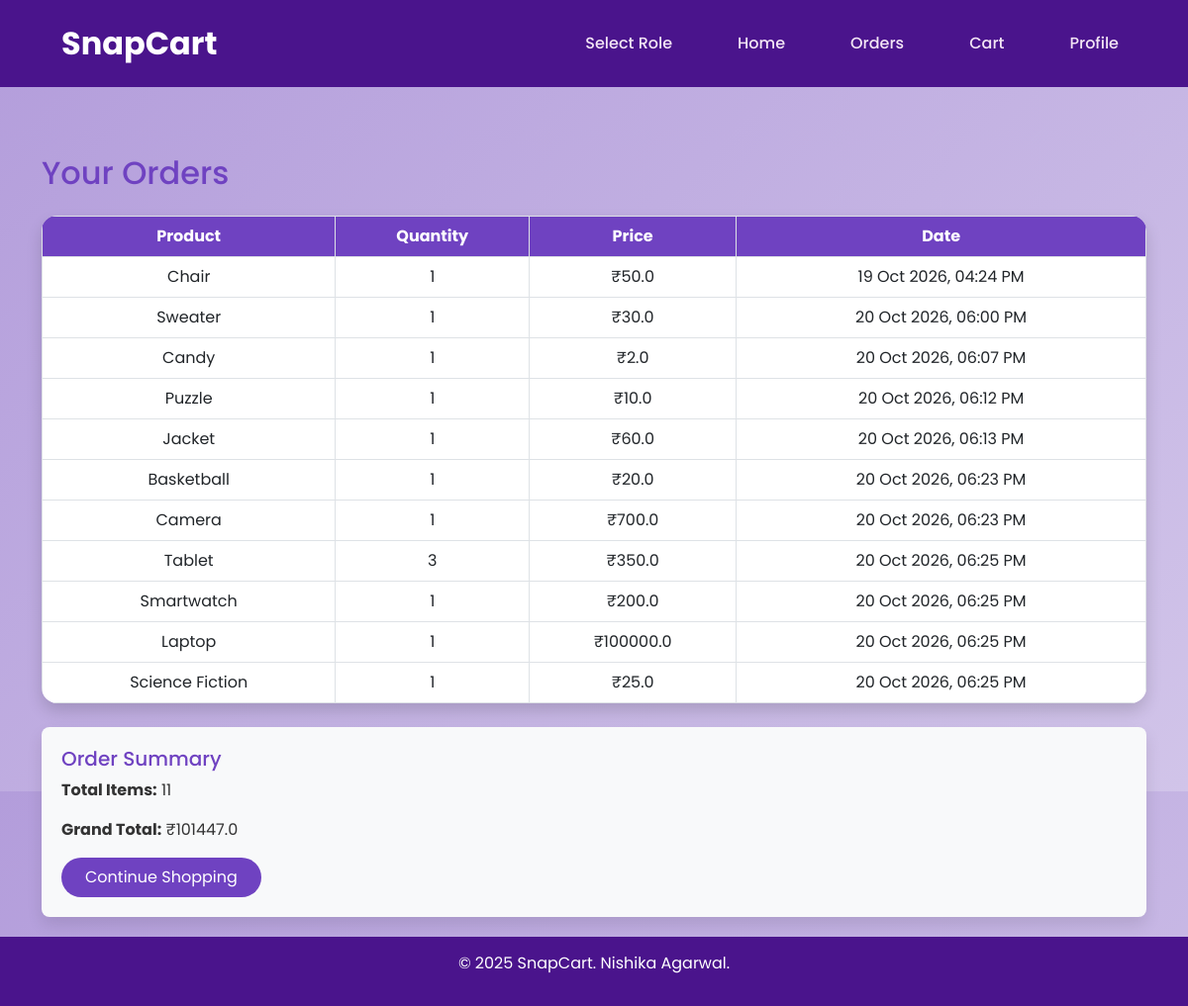
Screenshot of /orders (signed in) with the database file from the repository.
### models.py (models this page shows)
class Order(db.Model):
    id = db.Column(db.Integer, primary_key=True)
    user_id = db.Column(db.Integer, db.ForeignKey('user.id'), nullable=False)
    product_id = db.Column(db.Integer, db.ForeignKey('product.id'), nullable=False)
    quantity = db.Column(db.Integer, nullable=False)
    price = db.Column(db.Float, nullable=False)
    datetime = db.Column(db.DateTime, nullable=False)
    product = db.relationship('Product', backref='orders')

class Product(db.Model):  # Class names should start with uppercase
    __tablename__ = 'product'
    id = db.Column(db.Integer, primary_key=True)
    name = db.Column(db.String(64), nullable=False)
    price = db.Column(db.Float, nullable=False)
    category_id = db.Column(db.Integer, db.ForeignKey('category.id'), nullable=False)
    quantity = db.Column(db.Integer, nullable=False)
    man_date = db.Column(db.Date, nullable=False)
    category = db.relationship('Category', back_populates='products')

### routes.py (the view)
@app.route("/orders")
@auth_required
def view_orders():
    user_id = session.get("user_id")
    orders = Order.query.filter_by(user_id=user_id).all()
    return render_template("user/orders.html", user=User.query.get(user_id), orders=orders)

### routes.py (called while the page is built)
def auth_required(func):
    @wraps(func)
    def inner(*args, **kwargs):
        if 'user_id' not in session:
            flash('Please login to continue', 'danger')
            return redirect(url_for('user_login'))
        return func(*args, **kwargs)
    return inner

### templates/user/orders.html (shortened to what this page needs)
{% extends 'user/final_layout.html' %}
{% block content %}
<div class="container mt-5">
    <h2 class="text-purple mb-4">Your Orders</h2>
    {% if orders %}
        <div class="table-responsive shadow rounded-4 overflow-hidden">
            <table class="table table-bordered align-middle text-center mb-0">
                <thead class="bg-purple text-white">
                    <tr>
                        <th>Product</th>
                        <th>Quantity</th>
                        <th>Price</th>
                        <th>Date</th>
                    </tr>
                </thead>
                <tbody>
                    {% for order in orders %}
                        <tr>
                            <td>{{ order.product.name }}</td>
                            <td>{{ order.quantity }}</td>
                            <td>₹{{ order.price }}</td>
                            <td>{{ order.datetime.strftime('%d %b %Y, %I:%M %p') }}</td>
                        </tr>
                    {% endfor %}
                </tbody>
            </table>
        </div>
        <div class="order-summary mt-4">
            <h5 class="text-purple">Order Summary</h5>
            <p><strong>Total Items:</strong> {{ orders|length }}</p>
            <p><strong>Grand Total:</strong> ₹{{ orders|sum(attribute='price') | round(2)}}</p>
            <a href="{{ url_for('user_home') }}" class="btn btn-snap rounded-pill px-4 py-2">Continue Shopping</a>
        </div>
    {% else %}
        <div class="alert alert-info text-center shadow-sm">You haven't placed any orders yet!</div>
    {% endif %}
</div>
{% endblock %}

### templates/user/final_layout.html (style rules this page uses)
html, body { height: 100vh; margin: 0; display: flex; flex-direction: column; font-family: 'Poppins', sans-serif; background: linear-gradient(135deg, #b39ddb, #d1c4e9); color: #333; }

### templates/user/orders.html (style rules this page uses)
.text-purple { color: #6f42c1; }
.bg-purple { background-color: #6f42c1; }
.btn-snap { background-color: #6f42c1; color: white; border: none; transition: 0.3s ease-in-out; }
.table thead th { background-color: #6f42c1; color: white; }
.table td, .table th { vertical-align: middle; }
.rounded-pill { border-radius: 50rem !important; }
.shadow { box-shadow: 0 0.5rem 1rem rgba(0, 0, 0, 0.15) !important; }
.order-summary { background-color: #f8f9fa; border-radius: 8px; padding: 20px; margin-top: 30px; box-shadow: 0 0.5rem 1rem rgba(0, 0, 0, 0.1); }

### rows the page displays
Order: product.name "Chair", quantity "1", price "50.0", datetime "19 Oct 2026, 04:24 PM"
Order: product.name "Sweater", quantity "1", price "30.0", datetime "20 Oct 2026, 06:00 PM"
Order: product.name "Candy", quantity "1", price "2.0", datetime "20 Oct 2026, 06:07 PM"
Order: product.name "Puzzle", quantity "1", price "10.0", datetime "20 Oct 2026, 06:12 PM"
Order: product.name "Jacket", quantity "1", price "60.0", datetime "20 Oct 2026, 06:13 PM"
Order: product.name "Basketball", quantity "1", price "20.0", datetime "20 Oct 2026, 06:23 PM"
Order: product.name "Camera", quantity "1", price "700.0", datetime "20 Oct 2026, 06:23 PM"
Order: product.name "Tablet", quantity "3", price "350.0", datetime "20 Oct 2026, 06:25 PM"
Order: product.name "Smartwatch", quantity "1", price "200.0", datetime "20 Oct 2026, 06:25 PM"
Order: product.name "Laptop", quantity "1", price "100000.0", datetime "20 Oct 2026, 06:25 PM"
Order: product.name "Science Fiction", quantity "1", price "25.0", datetime "20 Oct 2026, 06:25 PM"

### other values shown
{{ orders|length }} "11"
{{ orders|sum(attribute='price') | round(2) }} "101447.0"
